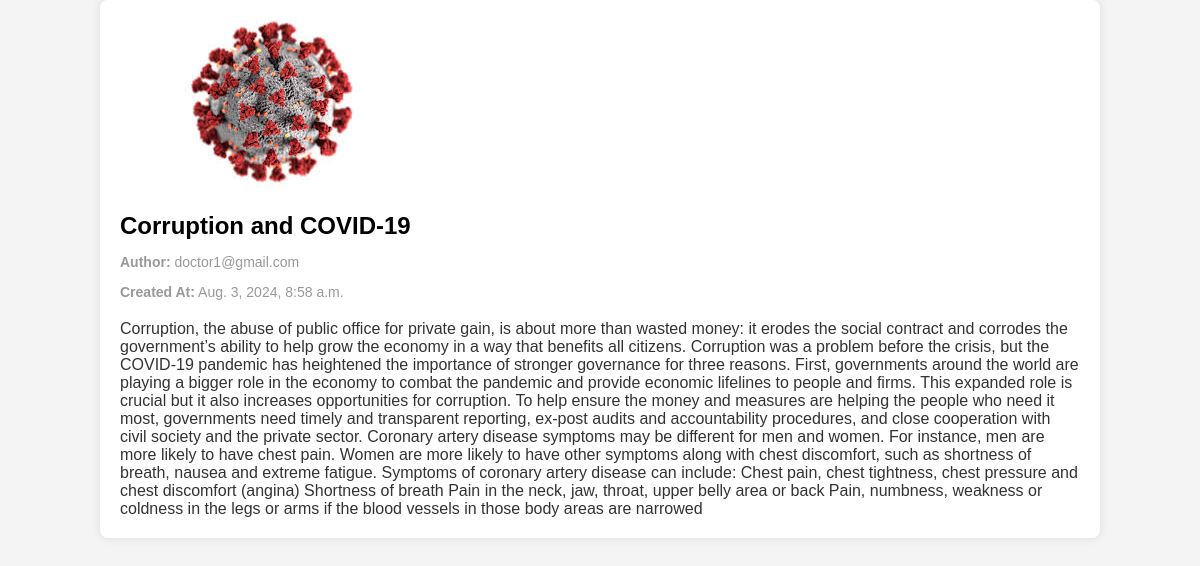
Page /post/6/ on the committed database.
### BlogPost/models.py (models this page shows, shortened)
class BlogPost(models.Model):
    CATEGORY_CHOICES = (
        ('Mental Health', 'Mental Health'),
        ('Heart Disease', 'Heart Disease'),
        ('COVID-19', 'COVID-19'),
        ('Immunization', 'Immunization'),
    )
    title = models.CharField(max_length=255)
    image = models.ImageField()
    image = models.ImageField(upload_to='blog_images/')
    category = models.CharField(max_length=50, choices=CATEGORY_CHOICES)
    summary = models.TextField()
    content = models.TextField()
    author = models.ForeignKey(User, on_delete=models.CASCADE)
    is_draft = models.BooleanField(default=False)
    created_at = models.DateTimeField(auto_now_add=True)

### accounts/models.py (models this page shows, shortened)
class User(AbstractBaseUser):
    DOCTOR = 1
    PATIENT = 2
    ROLE_CHOICE = (
        (DOCTOR,'Doctor'),
        (PATIENT,'Patient'),
    )
    first_name = models.CharField(max_length=50)
    last_name = models.CharField(max_length=50)
    username = models.CharField(max_length=50,unique=True)
    email = models.EmailField(max_length=100,unique=True)
    phone_number = models.CharField(max_length=12,blank=True)
    role = models.PositiveSmallIntegerField(choices=ROLE_CHOICE,blank=True,null=True)
    address = models.CharField(max_length=250,blank=True,null=True)
    country = models.CharField(max_length=15,blank=True,null=True)
    state = models.CharField(max_length=15,blank=True,null=True)
    city = models.CharField(max_length=15,blank=True,null=True)
    pin_code = models.CharField(max_length=6,blank=True,null=True)
    date_joined = models.DateTimeField(auto_now_add=True)
    last_login = models.DateTimeField(auto_now_add=True)
    create_date = models.DateTimeField(auto_now_add=True)
    modified_date = models.DateTimeField(auto_now_add=True)
    is_admin = models.BooleanField(default=False)
    is_staff = models.BooleanField(default=False)
    is_active = models.BooleanField(default=False)
    is_superadmin = models.BooleanField(default=False)
    USERNAME_FIELD = 'email'
    REQUIRED_FIELDS = ['username','first_name','last_name']
    objects = UserManager()

### accounts/views.py (the view)
# urls.py: path('post/<int:id>/', views.blog_post_detail, name='blog_post_detail'),
def blog_post_detail(request,id):
    post = get_object_or_404(BlogPost,id=id)
    context = {
        'post':post,
    }
    return render(request,'blog_post_detail.html',context)

### templates/blog_post_detail.html (shortened to what this page needs)
<!DOCTYPE html>
<html lang="en">
<head>
</head>
<body>
    <div class="container">
        <img src="{{ post.image.url }}" alt="Blog Image" class="blog-image">
        <h1 class="blog-title">{{ post.title }}</h1>
        <div class="blog-meta">
            <p><strong>Author:</strong> {{ post.author.username }}</p>
            <p><strong>Created At:</strong> {{ post.created_at }}</p>
        </div>
        <div class="blog-content">
            {{ post.content }}
        </div>
    </div>
</body>
</html>

### templates/blog_post_detail.html (style rules this page uses)
body { font-family: Arial, sans-serif; background-color: #f4f4f4; margin: 0; padding: 0; }
.container { width: 80%; margin: auto; padding: 20px; background: #fff; border-radius: 8px; box-shadow: 0 0 10px rgba(0, 0, 0, 0.1); }
.blog-image { max-width: 100%; height: auto; border-radius: 8px; }
.blog-title { font-size: 24px; margin-top: 20px; margin-bottom: 10px; }
.blog-content { font-size: 16px; color: #333; }
.blog-meta { font-size: 14px; color: #999; margin-bottom: 20px; }

### rows in the picture
BlogPost: image (picture), title "Corruption and COVID-19", author.username "doctor1@gmail.com", created_at "Aug. 3, 2024, 8:58 a.m.", content "Corruption, the abuse of public office for private gain, is about more than wasted money: it erodes the social contract and corrodes the government’s ability to help grow the economy in a way that benefits all citizens. Corruption was a problem before the crisis, but the COVID-19 pandemic has heightened the importance of stronger governance for three reasons. First, governments around the world are playing a bigger role in the economy to combat the pandemic and provide economic lifelines to people and firms. This expanded role is crucial but it also increases opportunities for corruption. To help ensure the money and measures are helping the people who need it most, governments need timely…"
